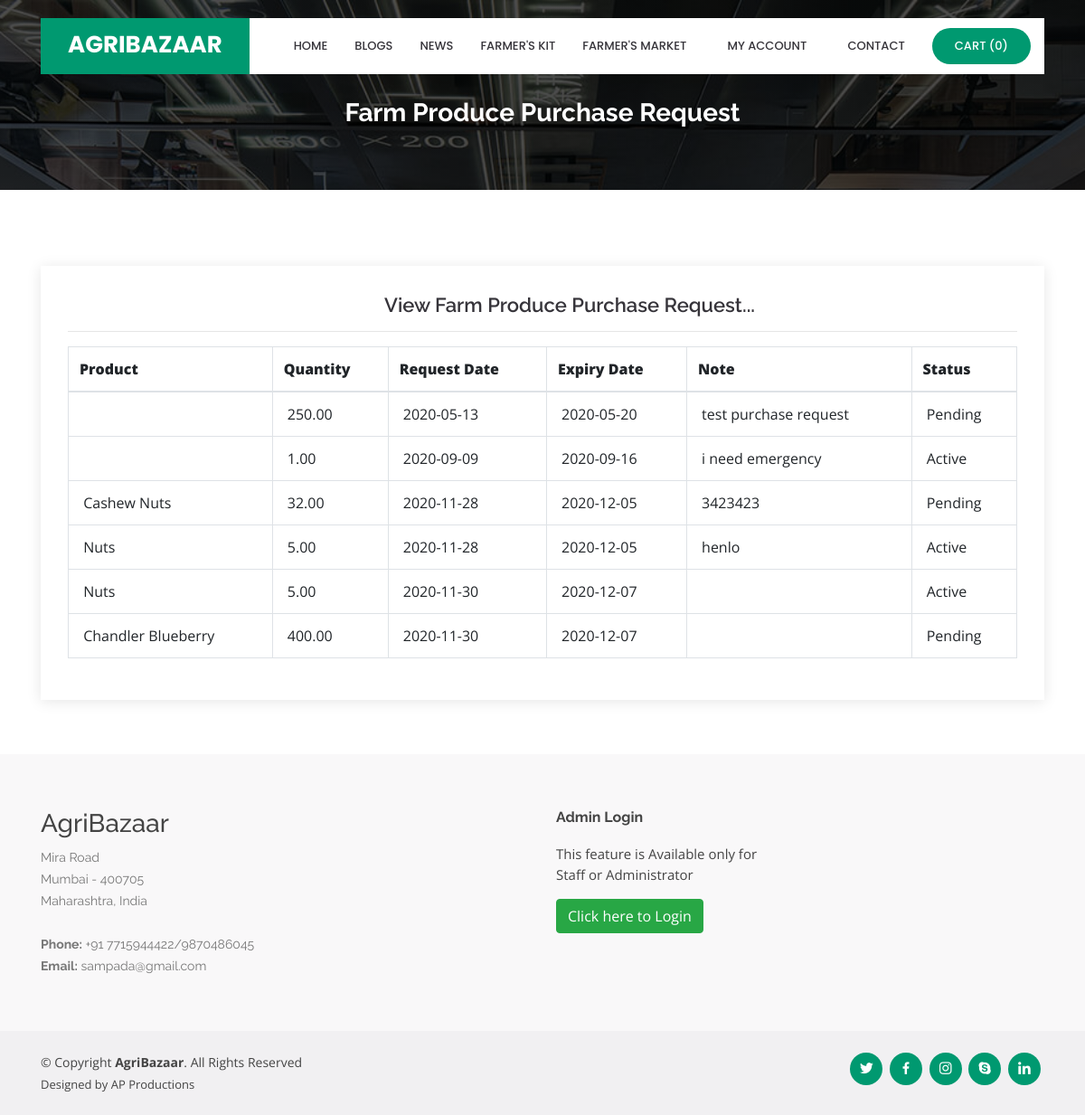
Screenshot of /viewadminpurchaserequest.php with the database file from the repository.
### tables this page shows
CREATE TABLE `purchase_request` (
  `purchase_request_id` int(10) NOT NULL,
  `customer_id` int(10) NOT NULL,
  `product_id` int(10) NOT NULL,
  `quantity` float(10,2) NOT NULL,
  `request_date` date NOT NULL,
  `request_date_expire` date NOT NULL,
  `note` text NOT NULL,
  `status` varchar(10) NOT NULL
);

CREATE TABLE `product` (
  `product_id` int(10) NOT NULL,
  `seller_id` int(10) NOT NULL,
  `category_id` int(10) NOT NULL,
  `produce_id` int(10) NOT NULL,
  `variety_id` int(10) NOT NULL,
  `title` varchar(100) NOT NULL,
  `img_1` varchar(100) NOT NULL,
  `quantity` float(10,2) NOT NULL,
  `quantity_type` varchar(25) NOT NULL,
  `description` text NOT NULL,
  `uploaded_date` date NOT NULL,
  `status` varchar(10) NOT NULL
);

### viewadminpurchaserequest.php (the view, shortened to what this page needs)
<?php
include("header.php");
include("dbconnection.php");
?>
  <main id="main">
    <section id="cta" class="cta">
      <div class="container">
        <div class="text-center" data-aos="zoom-in">
		<br><br>
          <h3>Farm Produce Purchase Request</h3>
        </div>
      </div>
    </section>
    <section id="contact" class="contact">
      <div class="container">
        <div class="row">
          <div class="col-lg-12" data-aos="fade-up" data-aos-delay="100">
            <div class="info mt-4 ">
		<center><h4>View Farm Produce Purchase Request...</h4></center><hr>
<?php
 $sql = "SELECT * FROM purchase_request";
							  $qsql = mysqli_query($con,$sql);
							  if(mysqli_num_rows($qsql)  == 0)
									{
										echo "<center>There is no Purchase Request to display!!</center>";
									}
									else
									{
										?>
							<table class="table table-bordered"  style="width:100%">
								<THEAD>
							  <tr>
						      <th><strong>Product</strong></th>
						      <th><strong>Quantity</strong></th>
						      <th><strong>Request Date</strong></th>
						      <th><strong>Expiry Date</strong></th>
						      <th><strong>Note</strong></th>
						      <th><strong>Status</strong></th>
						      </tr>
								</THEAD>
								<TBODY>
                              <?php
							  $sql = "SELECT * FROM purchase_request";
							  $qsql = mysqli_query($con,$sql);
							  while($rs = mysqli_fetch_array($qsql))
							  {
								  $sql1 = "SELECT * FROM product WHERE product_id='$rs[product_id]'";
								  $qsql1 = mysqli_query($con,$sql1);
								  $rs1 = mysqli_fetch_array($qsql1);
							  echo "
						    <tr>
						      <td>&nbsp;$rs1[title]</td>
						      <td>&nbsp;$rs[quantity]</td>
						      <td>&nbsp;$rs[request_date]</td>
						      <td>&nbsp;$rs[request_date_expire]</td>
						      <td>&nbsp;$rs[note]</td>
						      <td>&nbsp;$rs[status]</td>
							 </tr>";
							  }
							  ?>
								</TBODY>
						  </table>
						<?php
						 }
						?>
            </div>
		  </div>
        </div>
      </div>
    </section>
  </main>
<?php
include("footer.php");
?>

### header.php (shortened to what this page needs)
<?php
include("dbconnection.php");
?>
<!DOCTYPE html>
<html lang="en">
<head>
  <link href="assets/vendor/bootstrap/css/bootstrap.min.css" rel="stylesheet">
  <link href="assets/vendor/icofont/icofont.min.css" rel="stylesheet">
  <link href="assets/vendor/boxicons/css/boxicons.min.css" rel="stylesheet">
  <link href="assets/vendor/remixicon/remixicon.css" rel="stylesheet">
  <link href="assets/vendor/venobox/venobox.css" rel="stylesheet">
  <link href="assets/vendor/owl.carousel/assets/owl.carousel.min.css" rel="stylesheet">
  <link href="assets/vendor/aos/aos.css" rel="stylesheet">
  <link href="assets/css/style.css" rel="stylesheet">
  <link href="assets/css/jquery.dataTables.min.css" rel="stylesheet">
</head>
<body>
  <header id="header" class="fixed-top d-flex align-items-center">
    <div class="container">
      <div class="header-container d-flex align-items-center">
        <div class="logo mr-auto">
          <h1 class="text-light"><a href="index.php"><span>AGRIBAZAAR</span></a></h1>
        </div>
        <nav class="nav-menu d-none d-lg-block">
          <ul>
            <li class="<?php
                            if(basename($_SERVER['PHP_SELF']) == "index.php" )
                            {
                              echo ' active ';
                            }
                            ?>"><a href="index.php">Home</a></li>
            <li class="<?php
                            if(basename($_SERVER['PHP_SELF']) == "displayarticles.php" )
                            {
                              echo ' active ';
                            }
                            ?>"><a href="displayarticles.php?articletype=Blog">Blogs</a></li>
            <li class="<?php
                            if(basename($_SERVER['PHP_SELF']) == "displaynews.php" )
                            {
                              echo ' active ';
                            }
                            ?>"><a href="displaynews.php?articletype=News">News</a></li>
            <li class=" <?php
                            if(basename($_SERVER['PHP_SELF']) == "displayproducts.php" )
                            {
                              echo ' active ';
                            }
                            ?>"><a href="displayproducts.php" onclick='window.location=`displayproducts.php`' >Farmer's Kit</a>
            </li>
			<li class="drop-down <?php
                            if(basename($_SERVER['PHP_SELF']) == "displaysales.php" )
                            {
                              echo ' active ';
                            }
                            ?>"><a href="displaysales.php" onclick='window.location=`displaysales.php`'>Farmer's Market</a>
<?php
if(isset($_SESSION[customerid]))
{
?>
<li class="drop-down <?php
                            if(basename($_SERVER['PHP_SELF']) == "customerpanel.php" || basename($_SERVER['PHP_SELF']) == "customerUpdate.php" || basename($_SERVER['PHP_SELF']) == "Customerchngpassword.php"  || basename($_SERVER['PHP_SELF']) == "viewcstpurchasereport.php"  || basename($_SERVER['PHP_SELF']) == "viewpurchaserequest.php"  || basename($_SERVER['PHP_SELF']) == "viewcstpurchaseorder.php"  || basename($_SERVER['PHP_SELF']) == "viewpurchasereport.php"  )
                            {
                              echo ' active ';
                            }
                            ?>" ><a href="">My Account</a>
  <ul>
	<li><a href="customerpanel.php">Customer Panel</a></li>
	<li><a href="viewcstpurchasereport.php">Farmer's Kit Purchase Report</a></li>
    <li><a href="viewpurchaserequest.php">View Farm Produce Purchase request</a></li>
    <li><a href="viewcstpurchaseorder.php">View Farm Produce Purchase Order</a></li>
    <li><a href="viewpurchasereport.php">View Billing Report</a></li>
	<li><a href="customerUpdate.php">Update Profile</a></li>
	<li><a href="Customerchngpassword.php">Change Password</a></li>
	<li><a href="logout.php">Logout</a></li>
  </ul>
</li>
<?php
}
else
{
?>
<li class="drop-down"><a href="">My Account</a>
</li>
<?php
}
?>
			<li><a href="contact.php">Contact</a></li>
<?php
$sqlproduct_purchase_record = "SELECT * FROM  product_purchase_record WHERE customer_id='$_SESSION[customerid]' AND status='Pending'";
$qsqlproduct_purchase_record = mysqli_query($con,$sqlproduct_purchase_record);
if(mysqli_num_rows($qsqlproduct_purchase_record) >= 1)
{
?>
<li class="get-started"><a href="displaycart.php">Cart (<?php echo mysqli_num_rows($qsqlproduct_purchase_record); ?>)</a></li>
<?php
}
else
{
?>
<li class="get-started"><a href="#">Cart (<?php echo mysqli_num_rows($qsqlproduct_purchase_record); ?>)</a></li>
<?php
}
?>
          </ul>
        </nav>
      </div>
    </div>
  </header>

### footer.php (shortened to what this page needs)
  <footer id="footer">
    <div class="footer-top">
      <div class="container">
        <div class="row">
          <div class="col-lg-6 col-md-6 footer-contact">
            <h3>AgriBazaar</h3>
            <p>
              Mira Road<br>
              Mumbai - 400705<br>
              Maharashtra, India <br><br>
              <strong>Phone:</strong> +91 7715944422/9870486045<br>
              <strong>Email:</strong> sampada@gmail.com<br>
            </p>
          </div>
          <div class="col-lg-6 col-md-6 footer-newsletter">
            <h4>Admin Login</h4>
            <p>This feature is Available only for<br>Staff or Administrator</p>
            <button class="btn btn-success" type="submit" onclick="window.location='adminloginpanel.php';">Click here to Login</button>
          </div>
        </div>
      </div>
    </div>
    <div class="container d-md-flex py-4">
      <div class="mr-md-auto text-center text-md-left">
        <div class="copyright">
          &copy; Copyright <strong><span>AgriBazaar</span></strong>. All Rights Reserved
        </div>
        <div class="credits">
          Designed by AP Productions
        </div>
      </div>
      <div class="social-links text-center text-md-right pt-3 pt-md-0">
        <a href="#" class="twitter"><i class="bx bxl-twitter"></i></a>
        <a href="https://www.facebook.com/apel.khan.77" class="facebook"><i class="bx bxl-facebook"></i></a>
        <a href="#" class="instagram"><i class="bx bxl-instagram"></i></a>
        <a href="#" class="google-plus"><i class="bx bxl-skype"></i></a>
        <a href="#" class="linkedin"><i class="bx bxl-linkedin"></i></a>
      </div>
    </div>
  </footer>
  <link href="assets/js/dataTables.responsive.min.js" rel="stylesheet">
</body>
</html>

### assets/css/style.css (style rules this page uses)
body { font-family: "Open Sans", sans-serif; color: #444444; }
a { color: #009970; }
h1, h2, h3, h4, h5, h6 { font-family: "Raleway", sans-serif; }
#header { transition: all 0.5s; z-index: 997; transition: all 0.5s; top: 20px; }
#header .header-container { background: #fff; }
#header .logo { overflow: hidden; padding: 16px 30px 12px 30px; background: #009970; }
#header .logo h1 { font-size: 26px; padding: 0; line-height: 1; font-weight: 700; font-family: "Poppins", sans-serif; }
#header .logo h1 a, #header .logo h1 a:hover { color: #fff; text-decoration: none; }
.nav-menu, .nav-menu * { margin: 0; padding: 0; list-style: none; }
.nav-menu > ul > li { position: relative; white-space: nowrap; float: left; }
.nav-menu a { display: block; position: relative; color: #36343a; padding: 10px 15px; transition: 0.3s; font-size: 13px; font-weight: 500; text-transform: uppercase; font-family: "Poppins", sans-serif; }
.nav-menu .get-started a { background: #009970; color: #fff; border-radius: 50px; margin: 0 15px; padding: 10px 25px; }
.nav-menu .drop-down > a:after { content: "\ea99"; font-family: IcoFont; padding-left: 5px; }
.mobile-nav { position: fixed; top: 55px; right: 15px; bottom: 15px; left: 15px; z-index: 9999; overflow-y: auto; background: #fff; transition: ease-in-out 0.2s; opacity: 0; visibility: hidden; border-radius: 10px; padding: 10px 0; }
.mobile-nav * { margin: 0; padding: 0; list-style: none; }
.mobile-nav a { display: block; position: relative; color: #36343a; padding: 10px 20px; font-weight: 500; outline: none; }
.mobile-nav .get-started { text-align: center; }
.mobile-nav .get-started a { background: #009970; color: #fff; border-radius: 50px; margin: 0 15px; padding: 10px 25px; display: inline-block; }
.mobile-nav .drop-down > a:after { content: "\ea99"; font-family: IcoFont; padding-left: 10px; position: absolute; right: 15px; }
.mobile-nav .drop-down > a { padding-right: 35px; }
section { padding: 60px 0; overflow: hidden; }
.cta { background: linear-gradient(rgba(2, 2, 2, 0.7), rgba(0, 0, 0, 0.7)), url("../img/cta-bg.jpg") fixed center center; background-size: cover; padding: 60px 0; }
.cta h3 { color: #fff; font-size: 28px; font-weight: 700; }
.contact .info { padding: 30px; width: 100%; background: #fff; box-shadow: 0px 2px 15px rgba(0, 0, 0, 0.1); }
.contact .info h4 { padding: 0 0 0 60px; font-size: 22px; font-weight: 600; margin-bottom: 5px; color: #36343a; }
#footer { color: #444444; font-size: 14px; background: #f1f0f2; }
#footer .footer-top { padding: 60px 0 30px 0; background: #f9f8f9; }
#footer .footer-top .footer-contact { margin-bottom: 30px; }
#footer .footer-top .footer-contact p { font-size: 14px; line-height: 24px; margin-bottom: 0; font-family: "Raleway", sans-serif; color: #777777; }
#footer .footer-top h4 { font-size: 16px; font-weight: bold; color: #444444; position: relative; padding-bottom: 12px; }
#footer .footer-newsletter { font-size: 15px; }
#footer .footer-newsletter h4 { font-size: 16px; font-weight: bold; color: #444444; position: relative; padding-bottom: 12px; }
#footer .credits { padding-top: 5px; font-size: 13px; color: #444444; }
#footer .social-links a { font-size: 18px; display: inline-block; background: #009970; color: #fff; line-height: 1; padding: 8px 0; margin-right: 4px; border-radius: 50%; text-align: center; width: 36px; height: 36px; transition: 0.3s; }

### rows the page displays
purchase_request: quantity "250.00", request_date "2020-05-13", request_date_expire "2020-05-20", note "test purchase request", status "Pending"
purchase_request: quantity "1.00", request_date "2020-09-09", request_date_expire "2020-09-16", note "i need emergency", status "Active"
purchase_request: product.title "Cashew Nuts", quantity "32.00", request_date "2020-11-28", request_date_expire "2020-12-05", note "3423423", status "Pending"
purchase_request: product.title "Nuts", quantity "5.00", request_date "2020-11-28", request_date_expire "2020-12-05", note "henlo", status "Active"
purchase_request: product.title "Nuts", quantity "5.00", request_date "2020-11-30", request_date_expire "2020-12-07", status "Active"
purchase_request: product.title "Chandler Blueberry", quantity "400.00", request_date "2020-11-30", request_date_expire "2020-12-07", status "Pending"

### other values shown
mysqli_num_rows($qsqlproduct_purchase_record) "0"
